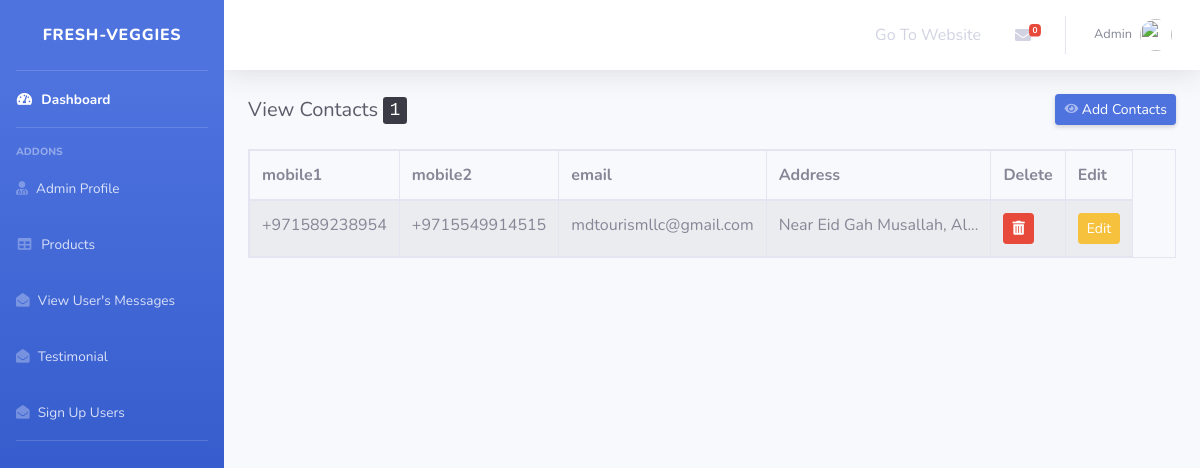
/admin/view_contacts.php (signed in), run on the app's committed database.
### tables this page shows
CREATE TABLE `contacts` (
  `id` int(11) NOT NULL,
  `mobile1` varchar(100) NOT NULL,
  `mobile2` varchar(100) NOT NULL,
  `map` varchar(255) NOT NULL,
  `email` varchar(255) NOT NULL
);

### admin/view_contacts.php (the view, shortened to what this page needs)
<!DOCTYPE html>
<html lang="en">
<head>
  <link href="vendor/fontawesome-free/css/all.min.css" rel="stylesheet" type="text/css">
  <link href="css/sb-admin-2.min.css" rel="stylesheet">
</head>
<body id="page-top">
  <div id="wrapper">
    <?php include 'sidebar.php'; ?>
    <div id="content-wrapper" class="d-flex flex-column">
      <div id="content">
        <?php include 'topnavbar.php'; ?>
        <div class="container-fluid">
          <div class="d-sm-flex align-items-center justify-content-between mb-4">
            <h1 class="h5 mb-0 text-gray-800">View Contacts
              <kbd>
                <?php
                $s = "select * from contacts";
                $query = mysqli_query($db, $s);
                $count2 = mysqli_num_rows($query);
                if ($count2 > 0) {
                  echo $count2;
                } else {
                  echo "0";
                }
                ?>
              </kbd>
            </h1>
            <a href="add_contacts.php" class="d-none d-sm-inline-block btn btn-sm btn-primary shadow-sm"><i class="fas fa-eye fa-sm text-white-50"></i> Add Contacts</a>
          </div>
          <table id="sampleTable" class="table table-striped table-responsive  table-bordered table-hover">
            <thead>
              <tr role="row">
                <th>mobile1</th>
                <th>mobile2</th>
                <th>email</th>
                <th>Address</th>
                <th> Delete</th>
                <th> Edit</th>
              </tr>
            </thead>
            <tbody>
              <?php
              $s = "select * from contacts";
              $r = mysqli_query($db, $s);
              while ($row = mysqli_fetch_assoc($r)) {
                $id = $row['id'];
                $mobile1 = $row['mobile1'];
                $mobile2 = $row['mobile2'];
                $email = $row['email'];
                $map = $row['map'];
              ?>
                <tr id="row_541" role="row" class="even">
                  <td> <?php echo $mobile1; ?> </td>
                  <td> <?php echo $mobile2; ?></td>
                  <td> <?php echo $email; ?></td>
                  <td><?php echo substr($map, 0, 25); ?>...</td>
                  <td>
                    <a onclick="return confirm('Are you sure To Delete Record?')" class='delete btn btn-sm btn-danger text-white' href='view_contacts.php?delete=<?php echo $id ?>'>
                      <i class='fas fa-trash-alt'></i>
                    </a>
                  </td>
                  <td>
                    <a class='btn btn-sm btn-warning text-white' href='edit_contacts.php?edit_contacts=<?php echo $id ?>'>
                      Edit
                    </a>
                  </td>
                </tr>
              <?php } ?>
            </tbody>
          </table>
        </div>
      </div>
    </div>
  </div>
   <link href="https://cdn.jsdelivr.net/npm/bootstrap-icons@1.4.1/font/bootstrap-icons.css" rel="stylesheet">
   <link rel="stylesheet" href="https://use.fontawesome.com/releases/v5.15.4/css/all.css" />
</body>
</html>

### data on the page
contacts: mobile1 "+971589238954", mobile2 "+9715549914515", email "mdtourismllc@gmail.com", map "Near Eid Gah Musallah, Al"

### other printed values
$_SESSION['username'] "Admin"
$count2 "1"
